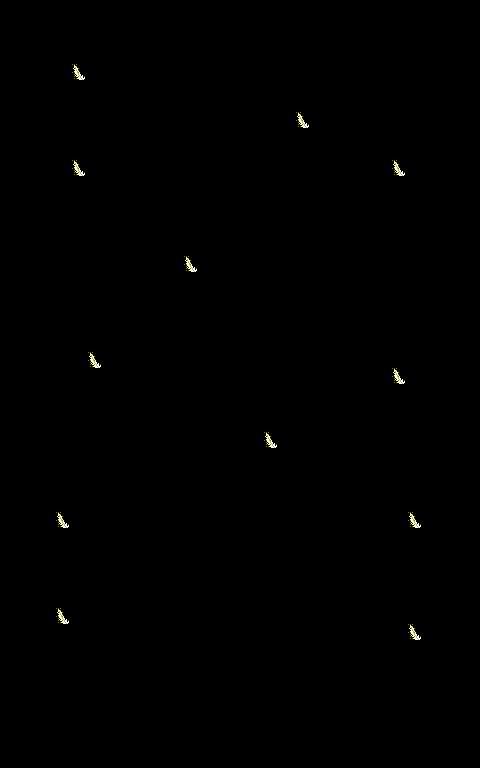

This game map was drawn from its Tiled (.tmx) file and the tilesets committed beside it. A one-line description and the full map source follow:
An orthogonal 30x48 tile map with 16x16 px tiles, 1 tile layer (Feather) and 12 objects (angelSpawn).

<map version="1.10" tiledversion="1.10.1" orientation="orthogonal" renderorder="right-down" width="30" height="48" tilewidth="16" tileheight="16" infinite="0" nextlayerid="6" nextobjectid="13">
 <tileset firstgid="1" name="Feather_Asset_" tilewidth="24" tileheight="24" tilecount="1" columns="1">
  <image source="Feather_Asset_.png" trans="000000" width="32" height="32" />
 </tileset>
 <objectgroup id="5" name="Spawn">
  <object id="12" name="angelSpawn" x="57.1021" y="710.207">
   <point />
  </object>
 </objectgroup>
 <imagelayer id="3" name="Underground">
  <image source="Underground_background_Asset_ .png" width="480" height="769" />
 </imagelayer>
 <objectgroup id="4" name="Platforms">
  <object id="1" x="39.1767" y="555.776" width="170.741" height="19.6735" />
  <object id="2" x="347.318" y="556.029" width="94.1262" height="19.3938" />
  <object id="3" x="319.591" y="420.285" width="121.124" height="19.7008" />
  <object id="4" x="38.9244" y="421.744" width="182.415" height="17.5119" />
  <object id="5" x="38.672" y="260.489" width="94.8559" height="17.5119" />
  <object id="6" x="269.245" y="260.209" width="172.2" height="17.7915" />
  <object id="7" x="39.4017" y="118.205" width="220.358" height="19.7008" />
  <object id="8" x="1.14051" y="1.14051" width="477.874" height="34.2153" />
  <object id="9" x="-1.14051" y="36.4964" width="37.6369" height="731.068" />
  <object id="10" x="38.7774" y="721.943" width="440.237" height="46.7609" />
  <object id="11" x="442.518" y="34.2153" width="36.4964" height="687.728" />
 </objectgroup>
 <layer id="1" name="Feather" width="30" height="48">
  <data encoding="csv">
0,0,0,0,0,0,0,0,0,0,0,0,0,0,0,0,0,0,0,0,0,0,0,0,0,0,0,0,0,0,
0,0,0,0,0,0,0,0,0,0,0,0,0,0,0,0,0,0,0,0,0,0,0,0,0,0,0,0,0,0,
0,0,0,0,0,0,0,0,0,0,0,0,0,0,0,0,0,0,0,0,0,0,0,0,0,0,0,0,0,0,
0,0,0,0,0,0,0,0,0,0,0,0,0,0,0,0,0,0,0,0,0,0,0,0,0,0,0,0,0,0,
0,0,0,0,1,0,0,0,0,0,0,0,0,0,0,0,0,0,0,0,0,0,0,0,0,0,0,0,0,0,
0,0,0,0,0,0,0,0,0,0,0,0,0,0,0,0,0,0,0,0,0,0,0,0,0,0,0,0,0,0,
0,0,0,0,0,0,0,0,0,0,0,0,0,0,0,0,0,0,0,0,0,0,0,0,0,0,0,0,0,0,
0,0,0,0,0,0,0,0,0,0,0,0,0,0,0,0,0,0,1,0,0,0,0,0,0,0,0,0,0,0,
0,0,0,0,0,0,0,0,0,0,0,0,0,0,0,0,0,0,0,0,0,0,0,0,0,0,0,0,0,0,
0,0,0,0,0,0,0,0,0,0,0,0,0,0,0,0,0,0,0,0,0,0,0,0,0,0,0,0,0,0,
0,0,0,0,1,0,0,0,0,0,0,0,0,0,0,0,0,0,0,0,0,0,0,0,1,0,0,0,0,0,
0,0,0,0,0,0,0,0,0,0,0,0,0,0,0,0,0,0,0,0,0,0,0,0,0,0,0,0,0,0,
0,0,0,0,0,0,0,0,0,0,0,0,0,0,0,0,0,0,0,0,0,0,0,0,0,0,0,0,0,0,
0,0,0,0,0,0,0,0,0,0,0,0,0,0,0,0,0,0,0,0,0,0,0,0,0,0,0,0,0,0,
0,0,0,0,0,0,0,0,0,0,0,0,0,0,0,0,0,0,0,0,0,0,0,0,0,0,0,0,0,0,
0,0,0,0,0,0,0,0,0,0,0,0,0,0,0,0,0,0,0,0,0,0,0,0,0,0,0,0,0,0,
0,0,0,0,0,0,0,0,0,0,0,1,0,0,0,0,0,0,0,0,0,0,0,0,0,0,0,0,0,0,
0,0,0,0,0,0,0,0,0,0,0,0,0,0,0,0,0,0,0,0,0,0,0,0,0,0,0,0,0,0,
0,0,0,0,0,0,0,0,0,0,0,0,0,0,0,0,0,0,0,0,0,0,0,0,0,0,0,0,0,0,
0,0,0,0,0,0,0,0,0,0,0,0,0,0,0,0,0,0,0,0,0,0,0,0,0,0,0,0,0,0,
0,0,0,0,0,0,0,0,0,0,0,0,0,0,0,0,0,0,0,0,0,0,0,0,0,0,0,0,0,0,
0,0,0,0,0,0,0,0,0,0,0,0,0,0,0,0,0,0,0,0,0,0,0,0,0,0,0,0,0,0,
0,0,0,0,0,1,0,0,0,0,0,0,0,0,0,0,0,0,0,0,0,0,0,0,0,0,0,0,0,0,
0,0,0,0,0,0,0,0,0,0,0,0,0,0,0,0,0,0,0,0,0,0,0,0,1,0,0,0,0,0,
0,0,0,0,0,0,0,0,0,0,0,0,0,0,0,0,0,0,0,0,0,0,0,0,0,0,0,0,0,0,
0,0,0,0,0,0,0,0,0,0,0,0,0,0,0,0,0,0,0,0,0,0,0,0,0,0,0,0,0,0,
0,0,0,0,0,0,0,0,0,0,0,0,0,0,0,0,0,0,0,0,0,0,0,0,0,0,0,0,0,0,
0,0,0,0,0,0,0,0,0,0,0,0,0,0,0,0,1,0,0,0,0,0,0,0,0,0,0,0,0,0,
0,0,0,0,0,0,0,0,0,0,0,0,0,0,0,0,0,0,0,0,0,0,0,0,0,0,0,0,0,0,
0,0,0,0,0,0,0,0,0,0,0,0,0,0,0,0,0,0,0,0,0,0,0,0,0,0,0,0,0,0,
0,0,0,0,0,0,0,0,0,0,0,0,0,0,0,0,0,0,0,0,0,0,0,0,0,0,0,0,0,0,
0,0,0,0,0,0,0,0,0,0,0,0,0,0,0,0,0,0,0,0,0,0,0,0,0,0,0,0,0,0,
0,0,0,1,0,0,0,0,0,0,0,0,0,0,0,0,0,0,0,0,0,0,0,0,0,1,0,0,0,0,
0,0,0,0,0,0,0,0,0,0,0,0,0,0,0,0,0,0,0,0,0,0,0,0,0,0,0,0,0,0,
0,0,0,0,0,0,0,0,0,0,0,0,0,0,0,0,0,0,0,0,0,0,0,0,0,0,0,0,0,0,
0,0,0,0,0,0,0,0,0,0,0,0,0,0,0,0,0,0,0,0,0,0,0,0,0,0,0,0,0,0,
0,0,0,0,0,0,0,0,0,0,0,0,0,0,0,0,0,0,0,0,0,0,0,0,0,0,0,0,0,0,
0,0,0,0,0,0,0,0,0,0,0,0,0,0,0,0,0,0,0,0,0,0,0,0,0,0,0,0,0,0,
0,0,0,1,0,0,0,0,0,0,0,0,0,0,0,0,0,0,0,0,0,0,0,0,0,0,0,0,0,0,
0,0,0,0,0,0,0,0,0,0,0,0,0,0,0,0,0,0,0,0,0,0,0,0,0,1,0,0,0,0,
0,0,0,0,0,0,0,0,0,0,0,0,0,0,0,0,0,0,0,0,0,0,0,0,0,0,0,0,0,0,
0,0,0,0,0,0,0,0,0,0,0,0,0,0,0,0,0,0,0,0,0,0,0,0,0,0,0,0,0,0,
0,0,0,0,0,0,0,0,0,0,0,0,0,0,0,0,0,0,0,0,0,0,0,0,0,0,0,0,0,0,
0,0,0,0,0,0,0,0,0,0,0,0,0,0,0,0,0,0,0,0,0,0,0,0,0,0,0,0,0,0,
0,0,0,0,0,0,0,0,0,0,0,0,0,0,0,0,0,0,0,0,0,0,0,0,0,0,0,0,0,0,
0,0,0,0,0,0,0,0,0,0,0,0,0,0,0,0,0,0,0,0,0,0,0,0,0,0,0,0,0,0,
0,0,0,0,0,0,0,0,0,0,0,0,0,0,0,0,0,0,0,0,0,0,0,0,0,0,0,0,0,0,
0,0,0,0,0,0,0,0,0,0,0,0,0,0,0,0,0,0,0,0,0,0,0,0,0,0,0,0,0,0
</data>
 </layer>
</map>
